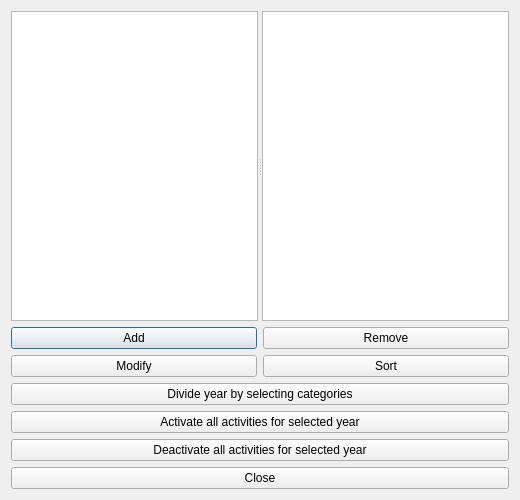
<?xml version="1.0" encoding="UTF-8"?>
<ui version="4.0">
 <class>YearsForm_template</class>
 <widget class="QDialog" name="YearsForm_template">
  <property name="geometry">
   <rect>
    <x>0</x>
    <y>0</y>
    <width>520</width>
    <height>500</height>
   </rect>
  </property>
  <property name="windowTitle">
   <string extracomment="Title of dialog">Years (forms, classes) of students</string>
  </property>
  <layout class="QGridLayout" name="gridLayout">
   <item row="0" column="0">
    <widget class="QSplitter" name="splitter">
     <property name="sizePolicy">
      <sizepolicy hsizetype="Expanding" vsizetype="Expanding">
       <horstretch>0</horstretch>
       <verstretch>0</verstretch>
      </sizepolicy>
     </property>
     <property name="orientation">
      <enum>Qt::Horizontal</enum>
     </property>
     <widget class="QListWidget" name="yearsListWidget"/>
     <widget class="QPlainTextEdit" name="detailsTextEdit"/>
    </widget>
   </item>
   <item row="1" column="0">
    <layout class="QVBoxLayout" name="verticalLayout">
     <item>
      <layout class="QHBoxLayout" name="horizontalLayout">
       <item>
        <widget class="QPushButton" name="addYearPushButton">
         <property name="text">
          <string>Add</string>
         </property>
        </widget>
       </item>
       <item>
        <widget class="QPushButton" name="removeYearPushButton">
         <property name="text">
          <string>Remove</string>
         </property>
        </widget>
       </item>
      </layout>
     </item>
     <item>
      <layout class="QHBoxLayout" name="horizontalLayout_2">
       <item>
        <widget class="QPushButton" name="modifyYearPushButton">
         <property name="text">
          <string>Modify</string>
         </property>
        </widget>
       </item>
       <item>
        <widget class="QPushButton" name="sortYearsPushButton">
         <property name="text">
          <string>Sort</string>
         </property>
        </widget>
       </item>
      </layout>
     </item>
     <item>
      <widget class="QPushButton" name="divisionsPushButton">
       <property name="text">
        <string>Divide year by selecting categories</string>
       </property>
      </widget>
     </item>
     <item>
      <widget class="QPushButton" name="activateStudentsPushButton">
       <property name="text">
        <string>Activate all activities for selected year</string>
       </property>
      </widget>
     </item>
     <item>
      <widget class="QPushButton" name="deactivateStudentsPushButton">
       <property name="text">
        <string>Deactivate all activities for selected year</string>
       </property>
      </widget>
     </item>
     <item>
      <widget class="QPushButton" name="closePushButton">
       <property name="text">
        <string>Close</string>
       </property>
      </widget>
     </item>
    </layout>
   </item>
  </layout>
 </widget>
 <layoutdefault spacing="6" margin="11"/>
 <resources/>
 <connections/>
</ui>
